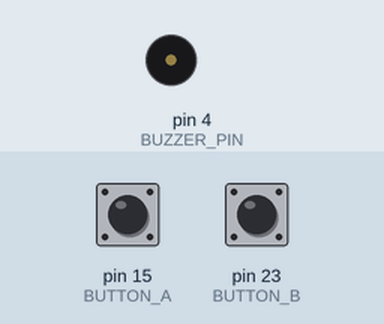
Recording of a sketch running on a simulated Arduino Mega 2560, built with avr-gcc and run on an emulated ATmega2560. Shown: buzzer (waves = sounding). The test bench sets the inputs (shaded band); at power-on: pin 23 (BUTTON_B) HIGH, pin 15 (BUTTON_A) HIGH.

Above: at 1.2 s.
1.3 s: pin 23 (BUTTON_B) pulled LOW for 1 s
At 1.6 s:
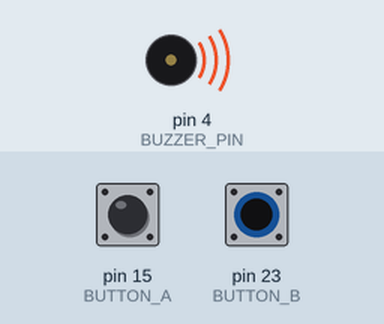
4.2 s: pin 23 (BUTTON_B) pulled LOW for 3.2 s
At 8.5 s:
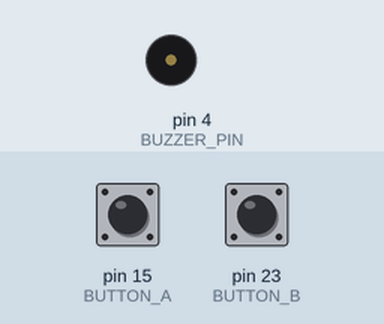
Timing chart, 0 to 10.0 s (numbered marks = the images above; inputs shaded):
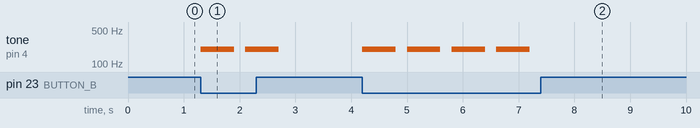

Measured:
- after the input at 1.3 s, tone on pin 4 (BUZZER_PIN): alternates 200 Hz for 0.60 s and silent for 0.20 s, 4 changes in all, then stays silent, starting at once
- after the input at 4.2 s, tone on pin 4 (BUZZER_PIN): alternates 200 Hz for 0.60 s and silent for 0.20 s, 8 changes in all, then stays silent, starting at once

The sketch:

practice_5_both_buttons_right.ino
```cpp
// Chapter 6, Practice 5 - Both Buttons Right
// E6.6: the "right" sound plays only when BOTH buttons are pressed.

const int BUTTON_A   = 15;
const int BUTTON_B   = 23;
const int BUZZER_PIN = 4;

void setup() {
  pinMode(BUTTON_A, INPUT_PULLUP);
  pinMode(BUTTON_B, INPUT_PULLUP);
  pinMode(BUZZER_PIN, OUTPUT);
}

void loop() {
  bool aPressed = (digitalRead(BUTTON_A) == LOW);
  bool bPressed = (digitalRead(BUTTON_B) == LOW);

  if (aPressed && bPressed) {              // "right": both together
    tone(BUZZER_PIN, 1500, 100);
    delay(150);
    tone(BUZZER_PIN, 2000, 100);
    delay(400);
  } else if (bPressed) {                   // "wrong": B alone
    tone(BUZZER_PIN, 200, 600);
    delay(800);
  }
}
```
